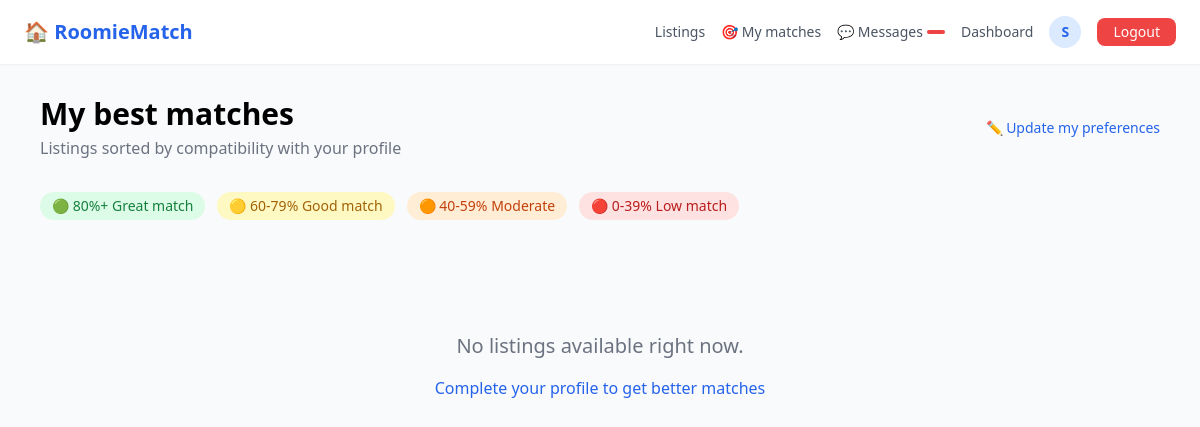
The page /matches/ (signed in) on the database as committed earlier.
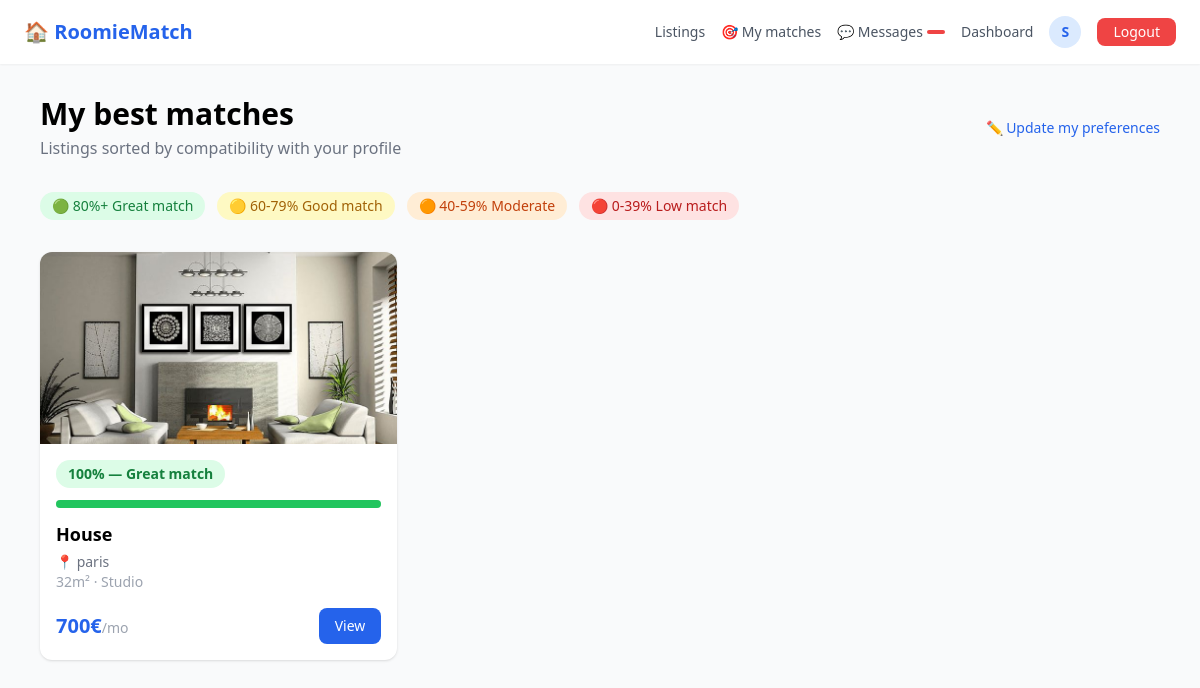
The same page on the database as committed later.
### accounts/models.py (models this page shows, shortened)
class User(AbstractUser):
    class Role(models.TextChoices):
        SEEKER = 'seeker', 'Seeker'    # looking for a room
        OWNER  = 'owner',  'Owner'     # offering a room
    role   = models.CharField(max_length=20, choices=Role.choices, default=Role.SEEKER)
    avatar = models.ImageField(upload_to='avatars/', null=True, blank=True)
    phone  = models.CharField(max_length=20, blank=True)
    bio    = models.TextField(blank=True)
    city   = models.CharField(max_length=100, blank=True)
    def is_seeker(self):
        return self.role == self.Role.SEEKER
    def is_owner(self):
        return self.role == self.Role.OWNER

### listings/models.py (models this page shows, shortened)
class Listing(models.Model):
    class Status(models.TextChoices):
        ACTIVE   = 'active',   'Active'
        INACTIVE = 'inactive', 'Inactive'
        RENTED   = 'rented',   'Rented'
    class RoomType(models.TextChoices):
        PRIVATE = 'private', 'Private room'
        SHARED  = 'shared',  'Shared room'
        STUDIO  = 'studio',  'Studio'
    owner       = models.ForeignKey(User, on_delete=models.CASCADE, related_name='listings')
    title       = models.CharField(max_length=200)
    description = models.TextField()
    city        = models.CharField(max_length=100)
    address     = models.CharField(max_length=255, blank=True)
    price       = models.PositiveIntegerField(help_text='Monthly rent in €')
    size        = models.PositiveIntegerField(help_text='Room size in m²')
    room_type   = models.CharField(max_length=20, choices=RoomType.choices, default=RoomType.PRIVATE)
    status      = models.CharField(max_length=20, choices=Status.choices, default=Status.ACTIVE)
    pets_allowed   = models.BooleanField(default=False)
    smoking_allowed = models.BooleanField(default=False)
    students_allowed = models.BooleanField(default=True)
    preferred_schedule = models.CharField(
        max_length=20,
        choices=[('early', 'Early bird'), ('night', 'Night owl'), ('normal', 'Standard')],
        default='normal'
    )
    preferred_noise = models.CharField(
        max_length=20,
        choices=[('quiet', 'Quiet'), ('medium', 'Moderate'), ('loud', 'Lively')],
        default='medium'
    )
    available_from = models.DateField()
    created_at     = models.DateTimeField(auto_now_add=True)
    updated_at     = models.DateTimeField(auto_now=True)
    class Meta:
        ordering = ['-created_at']
    def get_main_photo(self):
        return self.photos.first()

class ListingPhoto(models.Model):
    listing  = models.ForeignKey(Listing, on_delete=models.CASCADE, related_name='photos')
    image    = models.ImageField(upload_to='listings/')
    caption  = models.CharField(max_length=100, blank=True)
    order    = models.PositiveIntegerField(default=0)
    class Meta:
        ordering = ['order']

### matching/views.py (the view)
# urls.py: path('matches/', views.best_matches, name='best_matches'),
@login_required
def best_matches(request):
    if not request.user.is_seeker():
        return redirect('dashboard')
    try:
        profile  = request.user.seeker_profile
    except Exception:
        return redirect('profile')
    listings = Listing.objects.filter(status='active').prefetch_related('photos')
    scored_listings = []
    for listing in listings:
        score = calculate_score(profile, listing)
        CompatibilityScore.objects.update_or_create(
            seeker  = request.user,
            listing = listing,
            defaults = {'score': score}
        )
        listing.score       = score
        listing.score_label = get_score_label(score)
        listing.score_color = get_score_color(score)
        scored_listings.append(listing)
    scored_listings.sort(key=lambda x: x.score, reverse=True)
    paginator   = Paginator(scored_listings, 9)
    page_number = request.GET.get('page', 1)
    page_obj    = paginator.get_page(page_number)
    return render(request, 'matching/best_matches.html', {
        'page_obj': page_obj,
    })

### matching/utils.py (called while the page is built)
def get_score_label(score):
    if score >= 80:
        return 'Great match'
    elif score >= 60:
        return 'Good match'
    elif score >= 40:
        return 'Moderate match'
    else:
        return 'Low match'

def get_score_color(score):
    if score >= 80:
        return 'bg-green-100 text-green-700'
    elif score >= 60:
        return 'bg-yellow-100 text-yellow-700'
    elif score >= 40:
        return 'bg-orange-100 text-orange-700'
    else:
        return 'bg-red-100 text-red-700'

### templates/matching/best_matches.html (shortened to what this page needs)
{% extends 'base.html' %}
{% block content %}
<div class="flex justify-between items-center mb-8">
  <div>
    <h1 class="text-3xl font-bold">My best matches</h1>
    <p class="text-gray-500 mt-1">Listings sorted by compatibility with your profile</p>
  </div>
  <a href="{% url 'profile' %}" class="text-blue-600 hover:underline text-sm">
    ✏️ Update my preferences
  </a>
</div>
<div class="flex gap-3 mb-8 flex-wrap">
  <span class="px-3 py-1 rounded-full text-sm bg-green-100 text-green-700">🟢 80%+ Great match</span>
  <span class="px-3 py-1 rounded-full text-sm bg-yellow-100 text-yellow-700">🟡 60-79% Good match</span>
  <span class="px-3 py-1 rounded-full text-sm bg-orange-100 text-orange-700">🟠 40-59% Moderate</span>
  <span class="px-3 py-1 rounded-full text-sm bg-red-100 text-red-700">🔴 0-39% Low match</span>
</div>
<div class="grid grid-cols-1 md:grid-cols-2 lg:grid-cols-3 gap-6">
  {% for listing in page_obj %}
    <div class="bg-white rounded-xl shadow hover:shadow-md transition overflow-hidden">
      {% with listing.get_main_photo as photo %}
        {% if photo %}
          <img src="{{ photo.image.url }}" class="w-full h-48 object-cover" />
        {% else %}
          <div class="w-full h-48 bg-gray-100 flex items-center justify-center text-4xl">🏠</div>
        {% endif %}
      {% endwith %}
      <div class="p-4">
        <div class="flex items-center gap-2 mb-3">
          <span class="px-3 py-1 rounded-full text-sm font-semibold {{ listing.score_color }}">
            {{ listing.score }}% — {{ listing.score_label }}
          </span>
        </div>
        <div class="w-full bg-gray-200 rounded-full h-2 mb-3">
          <div class="h-2 rounded-full
            {% if listing.score >= 80 %}bg-green-500
            {% elif listing.score >= 60 %}bg-yellow-500
            {% elif listing.score >= 40 %}bg-orange-500
            {% else %}bg-red-500{% endif %}"
            style="width: {{ listing.score }}%">
          </div>
        </div>
        <h3 class="font-semibold text-lg">{{ listing.title }}</h3>
        <p class="text-gray-500 text-sm mt-1">📍 {{ listing.city }}</p>
        <p class="text-gray-400 text-sm">{{ listing.size }}m² · {{ listing.get_room_type_display }}</p>
        <div class="flex items-center justify-between mt-4">
          <span class="text-blue-600 font-bold text-xl">
            {{ listing.price }}€<span class="text-sm font-normal text-gray-400">/mo</span>
          </span>
          <a href="{% url 'listings:detail' listing.pk %}"
             class="bg-blue-600 text-white px-4 py-2 rounded-lg text-sm hover:bg-blue-700">
            View
          </a>
        </div>
      </div>
    </div>
  {% empty %}
    <div class="col-span-3 text-center py-20">
      <p class="text-gray-500 text-xl mb-4">No listings available right now.</p>
      <a href="{% url 'profile' %}" class="text-blue-600 hover:underline">
        Complete your profile to get better matches
      </a>
    </div>
  {% endfor %}
</div>
{% endblock %}

### templates/base.html (shortened to what this page needs)
<!DOCTYPE html>
<html lang="en">
<head>
  <script src="https://cdn.tailwindcss.com"></script>
</head>
<body class="bg-gray-50 min-h-screen">
  <nav class="bg-white shadow-sm px-6 py-4 flex items-center justify-between">
    <a href="/" class="text-xl font-bold text-blue-600">🏠 RoomieMatch</a>
    <div class="flex items-center gap-4 text-sm">
      <a href="{% url 'listings:list' %}" class="text-gray-600 hover:text-blue-600">
        Listings
      </a>
      {% if user.is_authenticated %}
        {% if user.is_seeker %}
          <a href="{% url 'matching:best_matches' %}" class="text-gray-600 hover:text-blue-600">
            🎯 My matches
          </a>
        {% endif %}
        <a href="{% url 'messaging:inbox' %}" class="relative text-gray-600 hover:text-blue-600 flex items-center gap-1">
          💬 Messages
          <span id="unread-count"
                hx-get="{% url 'messaging:unread_count' %}"
                hx-trigger="load, every 30s"
                hx-swap="innerHTML"
                class="bg-red-500 text-white text-xs rounded-full px-1.5 py-0.5 min-w-[18px] text-center">
          </span>
        </a>
        <a href="{% url 'dashboard' %}" class="text-gray-600 hover:text-blue-600">
          Dashboard
        </a>
        <a href="{% url 'profile' %}" class="flex items-center gap-2 hover:opacity-80">
          {% if user.avatar %}
            <img src="{{ user.avatar.url }}" class="w-8 h-8 rounded-full object-cover" />
          {% else %}
            <div class="w-8 h-8 rounded-full bg-blue-100 flex items-center justify-center text-sm font-bold text-blue-600">
              {{ user.username|first|upper }}
            </div>
          {% endif %}
        </a>
        <a href="{% url 'logout' %}" class="bg-red-500 text-white px-4 py-1 rounded-lg hover:bg-red-600">
          Logout
        </a>
      {% else %}
        <a href="{% url 'login' %}"    class="text-gray-600 hover:text-blue-600">Login</a>
        <a href="{% url 'register' %}" class="bg-blue-600 text-white px-4 py-1 rounded-lg hover:bg-blue-700">
          Sign Up
        </a>
      {% endif %}
    </div>
  </nav>
  <main class="max-w-6xl mx-auto px-4 py-8">
    {% block content %}{% endblock %}
  </main>
</body>
</html>

Rows that differ between the two databases and show on the page:
added Listing: get_main_photo.image (picture), score "100", score_label "Great match", title "House", city "paris", size "32", room_type "Studio", price "700"
Other text that changed with them:
text no longer shown: "No listings available right now. Complete your profile to get better matches"
